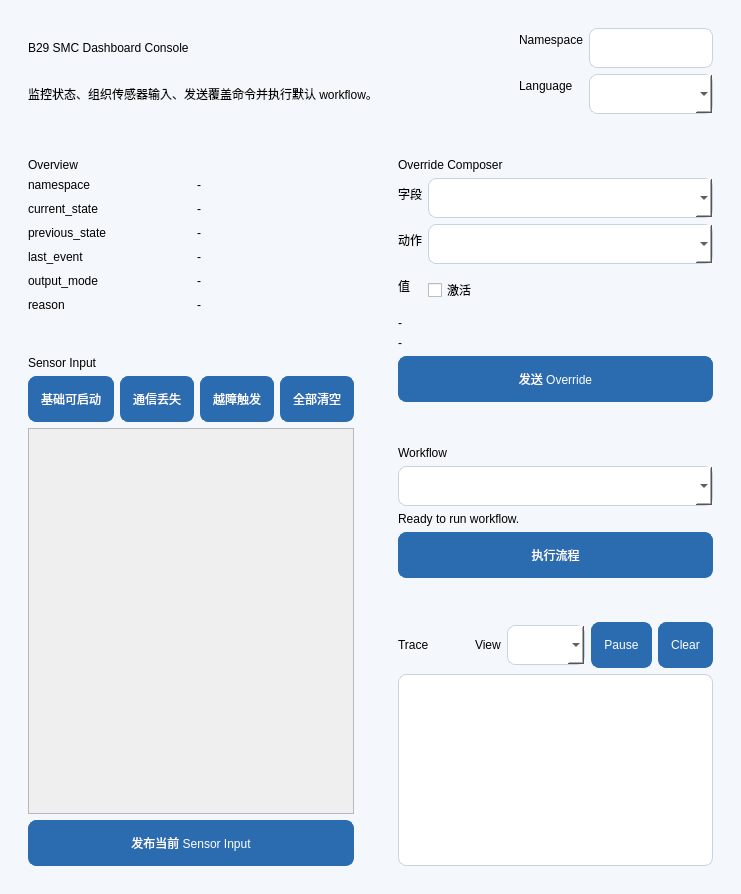
<?xml version="1.0" encoding="UTF-8"?>
<ui version="4.0">
 <class>B29SmcConsoleWidget</class>
 <widget class="QWidget" name="B29SmcConsoleWidget">
  <property name="windowTitle">
   <string>B29 SMC Console</string>
  </property>
  <property name="styleSheet">
   <string notr="true">QWidget#B29SmcConsoleWidget {
  background: #f4f7fb;
  color: #17324d;
}
QFrame[card=&quot;true&quot;] {
  background: #ffffff;
  border: 1px solid #d8e1eb;
  border-radius: 14px;
}
QLabel[sectionTitle=&quot;true&quot;] {
  font-size: 16px;
  font-weight: 700;
  color: #12385a;
}
QLabel[valueRole=&quot;primary&quot;] {
  font-size: 18px;
  font-weight: 700;
  color: #0f2740;
}
QPushButton {
  min-height: 32px;
  border-radius: 8px;
  padding: 6px 12px;
  border: 1px solid #2b6cb0;
  background: #2b6cb0;
  color: #ffffff;
}
QPushButton[secondary=&quot;true&quot;] {
  border-color: #bfd0e3;
  background: #eef4fb;
  color: #1d4061;
}
QLineEdit, QComboBox, QDoubleSpinBox, QListWidget {
  min-height: 30px;
  border: 1px solid #c6d4e1;
  border-radius: 8px;
  background: #ffffff;
  padding: 4px 8px;
}
QGroupBox {
  font-weight: 700;
  border: 1px solid #dce6ef;
  border-radius: 10px;
  margin-top: 12px;
  padding-top: 12px;
}
QGroupBox::title {
  left: 12px;
  padding: 0 4px;
}
</string>
  </property>
  <layout class="QVBoxLayout" name="rootLayout">
   <property name="spacing">
    <number>12</number>
   </property>
   <property name="leftMargin">
    <number>12</number>
   </property>
   <property name="topMargin">
    <number>12</number>
   </property>
   <property name="rightMargin">
    <number>12</number>
   </property>
   <property name="bottomMargin">
    <number>12</number>
   </property>
   <item>
    <widget class="QFrame" name="headerCard">
     <property name="card" stdset="0">
      <bool>true</bool>
     </property>
     <layout class="QHBoxLayout" name="headerLayout">
      <property name="leftMargin">
       <number>16</number>
      </property>
      <property name="topMargin">
       <number>16</number>
      </property>
      <property name="rightMargin">
       <number>16</number>
      </property>
      <property name="bottomMargin">
       <number>16</number>
      </property>
      <item>
       <layout class="QVBoxLayout" name="titleLayout">
        <item>
         <widget class="QLabel" name="headerTitleLabel">
          <property name="sectionTitle" stdset="0">
           <bool>true</bool>
          </property>
          <property name="text">
           <string>B29 SMC Dashboard Console</string>
          </property>
         </widget>
        </item>
        <item>
         <widget class="QLabel" name="headerSubtitleLabel">
          <property name="text">
           <string>监控状态、组织传感器输入、发送覆盖命令并执行默认 workflow。</string>
          </property>
         </widget>
        </item>
       </layout>
      </item>
      <item>
       <spacer name="headerSpacer">
        <property name="orientation">
         <enum>Qt::Horizontal</enum>
        </property>
        <property name="sizeHint" stdset="0">
         <size>
          <width>40</width>
          <height>20</height>
         </size>
        </property>
       </spacer>
      </item>
      <item>
       <layout class="QFormLayout" name="namespaceFormLayout">
        <item row="0" column="0">
         <widget class="QLabel" name="namespaceLabel">
          <property name="text">
           <string>Namespace</string>
          </property>
         </widget>
        </item>
        <item row="0" column="1">
         <widget class="QLineEdit" name="namespaceValueLineEdit">
          <property name="readOnly">
           <bool>true</bool>
          </property>
         </widget>
        </item>
        <item row="1" column="0">
         <widget class="QLabel" name="languageLabel">
          <property name="text">
           <string>Language</string>
          </property>
         </widget>
        </item>
        <item row="1" column="1">
         <widget class="QComboBox" name="languageComboBox"/>
        </item>
       </layout>
      </item>
     </layout>
    </widget>
   </item>
   <item>
    <layout class="QHBoxLayout" name="mainRowLayout">
     <property name="spacing">
      <number>12</number>
     </property>
     <item>
      <layout class="QVBoxLayout" name="leftColumnLayout">
       <property name="spacing">
        <number>12</number>
       </property>
       <item>
        <widget class="QFrame" name="overviewCard">
         <property name="card" stdset="0">
          <bool>true</bool>
         </property>
         <layout class="QVBoxLayout" name="overviewCardLayout">
          <property name="leftMargin">
           <number>16</number>
          </property>
          <property name="topMargin">
           <number>16</number>
          </property>
          <property name="rightMargin">
           <number>16</number>
          </property>
          <property name="bottomMargin">
           <number>16</number>
          </property>
          <item>
           <widget class="QLabel" name="overviewTitleLabel">
            <property name="sectionTitle" stdset="0">
             <bool>true</bool>
            </property>
            <property name="text">
             <string>Overview</string>
            </property>
           </widget>
          </item>
          <item>
           <layout class="QGridLayout" name="overviewGridLayout">
            <property name="horizontalSpacing">
             <number>12</number>
            </property>
            <property name="verticalSpacing">
             <number>10</number>
            </property>
            <item row="0" column="0">
             <widget class="QLabel" name="overviewNamespaceTitleLabel">
              <property name="text">
               <string>namespace</string>
              </property>
             </widget>
            </item>
            <item row="0" column="1">
             <widget class="QLabel" name="overviewNamespaceValueLabel">
              <property name="text">
               <string>-</string>
              </property>
             </widget>
            </item>
            <item row="1" column="0">
             <widget class="QLabel" name="currentStateTitleLabel">
              <property name="text">
               <string>current_state</string>
              </property>
             </widget>
            </item>
            <item row="1" column="1">
             <widget class="QLabel" name="currentStateValueLabel">
              <property name="valueRole" stdset="0">
               <bool>true</bool>
              </property>
              <property name="text">
               <string>-</string>
              </property>
             </widget>
            </item>
            <item row="2" column="0">
             <widget class="QLabel" name="previousStateTitleLabel">
              <property name="text">
               <string>previous_state</string>
              </property>
             </widget>
            </item>
            <item row="2" column="1">
             <widget class="QLabel" name="previousStateValueLabel">
              <property name="text">
               <string>-</string>
              </property>
             </widget>
            </item>
            <item row="3" column="0">
             <widget class="QLabel" name="lastEventTitleLabel">
              <property name="text">
               <string>last_event</string>
              </property>
             </widget>
            </item>
            <item row="3" column="1">
             <widget class="QLabel" name="lastEventValueLabel">
              <property name="text">
               <string>-</string>
              </property>
             </widget>
            </item>
            <item row="4" column="0">
             <widget class="QLabel" name="outputModeTitleLabel">
              <property name="text">
               <string>output_mode</string>
              </property>
             </widget>
            </item>
            <item row="4" column="1">
             <widget class="QLabel" name="outputModeValueLabel">
              <property name="text">
               <string>-</string>
              </property>
             </widget>
            </item>
            <item row="5" column="0">
             <widget class="QLabel" name="reasonTitleLabel">
              <property name="text">
               <string>reason</string>
              </property>
             </widget>
            </item>
            <item row="5" column="1">
             <widget class="QLabel" name="reasonValueLabel">
              <property name="wordWrap">
               <bool>true</bool>
              </property>
              <property name="text">
               <string>-</string>
              </property>
             </widget>
            </item>
           </layout>
          </item>
         </layout>
        </widget>
       </item>
       <item>
        <widget class="QFrame" name="sensorInputsCard">
         <property name="card" stdset="0">
          <bool>true</bool>
         </property>
         <layout class="QVBoxLayout" name="sensorInputsCardLayout">
          <property name="leftMargin">
           <number>16</number>
          </property>
          <property name="topMargin">
           <number>16</number>
          </property>
          <property name="rightMargin">
           <number>16</number>
          </property>
          <property name="bottomMargin">
           <number>16</number>
          </property>
          <item>
           <widget class="QLabel" name="sensorInputsTitleLabel">
            <property name="sectionTitle" stdset="0">
             <bool>true</bool>
            </property>
            <property name="text">
             <string>Sensor Input</string>
            </property>
           </widget>
          </item>
          <item>
           <layout class="QHBoxLayout" name="sensorPresetButtonsLayout">
            <item>
             <widget class="QPushButton" name="presetBaseReadyButton">
              <property name="secondary" stdset="0">
               <bool>true</bool>
              </property>
              <property name="text">
               <string>基础可启动</string>
              </property>
             </widget>
            </item>
            <item>
             <widget class="QPushButton" name="presetCommsLossButton">
              <property name="secondary" stdset="0">
               <bool>true</bool>
              </property>
              <property name="text">
               <string>通信丢失</string>
              </property>
             </widget>
            </item>
            <item>
             <widget class="QPushButton" name="presetObstacleButton">
              <property name="secondary" stdset="0">
               <bool>true</bool>
              </property>
              <property name="text">
               <string>越障触发</string>
              </property>
             </widget>
            </item>
            <item>
             <widget class="QPushButton" name="presetClearButton">
              <property name="secondary" stdset="0">
               <bool>true</bool>
              </property>
              <property name="text">
               <string>全部清空</string>
              </property>
             </widget>
            </item>
           </layout>
          </item>
          <item>
           <widget class="QScrollArea" name="sensorScrollArea">
            <property name="widgetResizable">
             <bool>true</bool>
            </property>
            <widget class="QWidget" name="sensorScrollAreaContents">
             <layout class="QVBoxLayout" name="sensorGroupsLayout">
              <property name="leftMargin">
               <number>0</number>
              </property>
              <property name="topMargin">
               <number>0</number>
              </property>
              <property name="rightMargin">
               <number>0</number>
              </property>
              <property name="bottomMargin">
               <number>0</number>
              </property>
             </layout>
            </widget>
           </widget>
          </item>
          <item>
           <widget class="QPushButton" name="publishSensorInputButton">
            <property name="text">
             <string>发布当前 Sensor Input</string>
            </property>
           </widget>
          </item>
         </layout>
        </widget>
       </item>
      </layout>
     </item>
     <item>
      <layout class="QVBoxLayout" name="rightColumnLayout">
       <property name="spacing">
        <number>12</number>
       </property>
       <item>
        <widget class="QFrame" name="overrideComposerCard">
         <property name="card" stdset="0">
          <bool>true</bool>
         </property>
         <layout class="QVBoxLayout" name="overrideComposerCardLayout">
          <property name="leftMargin">
           <number>16</number>
          </property>
          <property name="topMargin">
           <number>16</number>
          </property>
          <property name="rightMargin">
           <number>16</number>
          </property>
          <property name="bottomMargin">
           <number>16</number>
          </property>
          <item>
           <widget class="QLabel" name="overrideComposerTitleLabel">
            <property name="sectionTitle" stdset="0">
             <bool>true</bool>
            </property>
            <property name="text">
             <string>Override Composer</string>
            </property>
           </widget>
          </item>
          <item>
           <layout class="QFormLayout" name="overrideComposerFormLayout">
            <item row="0" column="0">
             <widget class="QLabel" name="overrideFieldLabel">
              <property name="text">
               <string>字段</string>
              </property>
             </widget>
            </item>
            <item row="0" column="1">
             <widget class="QComboBox" name="overrideFieldComboBox"/>
            </item>
            <item row="1" column="0">
             <widget class="QLabel" name="overrideActionLabel">
              <property name="text">
               <string>动作</string>
              </property>
             </widget>
            </item>
            <item row="1" column="1">
             <widget class="QComboBox" name="overrideActionComboBox"/>
            </item>
            <item row="2" column="0">
             <widget class="QLabel" name="overrideValueLabel">
              <property name="text">
               <string>值</string>
              </property>
             </widget>
            </item>
            <item row="2" column="1">
             <widget class="QStackedWidget" name="overrideValueStackedWidget">
              <widget class="QWidget" name="overrideBoolPage">
               <layout class="QHBoxLayout" name="overrideBoolPageLayout">
                <property name="leftMargin">
                 <number>0</number>
                </property>
                <property name="topMargin">
                 <number>0</number>
                </property>
                <property name="rightMargin">
                 <number>0</number>
                </property>
                <property name="bottomMargin">
                 <number>0</number>
                </property>
                <item>
                 <widget class="QCheckBox" name="overrideBoolValueCheckBox">
                  <property name="text">
                   <string>激活</string>
                  </property>
                 </widget>
                </item>
               </layout>
              </widget>
              <widget class="QWidget" name="overrideEnumPage">
               <layout class="QHBoxLayout" name="overrideEnumPageLayout">
                <property name="leftMargin">
                 <number>0</number>
                </property>
                <property name="topMargin">
                 <number>0</number>
                </property>
                <property name="rightMargin">
                 <number>0</number>
                </property>
                <property name="bottomMargin">
                 <number>0</number>
                </property>
                <item>
                 <widget class="QComboBox" name="overrideEnumValueComboBox"/>
                </item>
               </layout>
              </widget>
              <widget class="QWidget" name="overrideFloatPage">
               <layout class="QHBoxLayout" name="overrideFloatPageLayout">
                <property name="leftMargin">
                 <number>0</number>
                </property>
                <property name="topMargin">
                 <number>0</number>
                </property>
                <property name="rightMargin">
                 <number>0</number>
                </property>
                <property name="bottomMargin">
                 <number>0</number>
                </property>
                <item>
                 <widget class="QDoubleSpinBox" name="overrideFloatValueSpinBox">
                  <property name="decimals">
                   <number>3</number>
                  </property>
                  <property name="minimum">
                   <double>-9999.000000000000000</double>
                  </property>
                  <property name="maximum">
                   <double>9999.000000000000000</double>
                  </property>
                 </widget>
                </item>
               </layout>
              </widget>
             </widget>
            </item>
           </layout>
          </item>
          <item>
           <widget class="QLabel" name="overrideActionHintLabel">
            <property name="wordWrap">
             <bool>true</bool>
            </property>
            <property name="text">
             <string>-</string>
            </property>
           </widget>
          </item>
          <item>
           <widget class="QLabel" name="overrideMaskPreviewLabel">
            <property name="wordWrap">
             <bool>true</bool>
            </property>
            <property name="text">
             <string>-</string>
            </property>
           </widget>
          </item>
          <item>
           <widget class="QPushButton" name="sendOverrideButton">
            <property name="text">
             <string>发送 Override</string>
            </property>
           </widget>
          </item>
         </layout>
        </widget>
       </item>
       <item>
        <widget class="QFrame" name="workflowCard">
         <property name="card" stdset="0">
          <bool>true</bool>
         </property>
         <layout class="QVBoxLayout" name="workflowCardLayout">
          <property name="leftMargin">
           <number>16</number>
          </property>
          <property name="topMargin">
           <number>16</number>
          </property>
          <property name="rightMargin">
           <number>16</number>
          </property>
          <property name="bottomMargin">
           <number>16</number>
          </property>
          <item>
           <widget class="QLabel" name="workflowTitleLabel">
            <property name="sectionTitle" stdset="0">
             <bool>true</bool>
            </property>
            <property name="text">
             <string>Workflow</string>
            </property>
           </widget>
          </item>
          <item>
           <widget class="QComboBox" name="workflowComboBox"/>
          </item>
          <item>
           <widget class="QLabel" name="workflowStatusLabel">
            <property name="wordWrap">
             <bool>true</bool>
            </property>
            <property name="text">
             <string>Ready to run workflow.</string>
            </property>
           </widget>
          </item>
          <item>
           <widget class="QPushButton" name="runWorkflowButton">
            <property name="text">
             <string>执行流程</string>
            </property>
           </widget>
          </item>
         </layout>
        </widget>
       </item>
       <item>
        <widget class="QFrame" name="traceCard">
         <property name="card" stdset="0">
          <bool>true</bool>
         </property>
         <layout class="QVBoxLayout" name="traceCardLayout">
          <property name="leftMargin">
           <number>16</number>
          </property>
          <property name="topMargin">
           <number>16</number>
          </property>
          <property name="rightMargin">
           <number>16</number>
          </property>
          <property name="bottomMargin">
           <number>16</number>
          </property>
          <item>
           <layout class="QHBoxLayout" name="traceHeaderLayout">
            <item>
             <widget class="QLabel" name="traceTitleLabel">
              <property name="sectionTitle" stdset="0">
               <bool>true</bool>
              </property>
              <property name="text">
               <string>Trace</string>
              </property>
             </widget>
            </item>
            <item>
             <spacer name="traceHeaderSpacer">
              <property name="orientation">
               <enum>Qt::Horizontal</enum>
              </property>
              <property name="sizeHint" stdset="0">
               <size>
                <width>40</width>
                <height>20</height>
               </size>
              </property>
             </spacer>
            </item>
            <item>
             <widget class="QLabel" name="traceModeLabel">
              <property name="text">
               <string>View</string>
              </property>
             </widget>
            </item>
            <item>
             <widget class="QComboBox" name="traceModeComboBox"/>
            </item>
            <item>
             <widget class="QPushButton" name="tracePauseButton">
              <property name="secondary" stdset="0">
               <bool>true</bool>
              </property>
              <property name="text">
               <string>Pause</string>
              </property>
             </widget>
            </item>
            <item>
             <widget class="QPushButton" name="traceClearButton">
              <property name="secondary" stdset="0">
               <bool>true</bool>
              </property>
              <property name="text">
               <string>Clear</string>
              </property>
             </widget>
            </item>
           </layout>
          </item>
          <item>
           <widget class="QListWidget" name="traceListWidget"/>
          </item>
         </layout>
        </widget>
       </item>
      </layout>
     </item>
    </layout>
   </item>
  </layout>
 </widget>
 <resources/>
 <connections/>
</ui>
